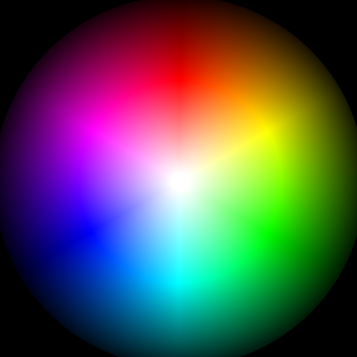
#> input picture assignment1/colorwheel.png, 357 x 357 px
$ jupyter execute RichardSussan_assignment1.ipynb
#> lines starting #> are read from the running program, lines starting #| are printed output that depends on the picture; after the words box and inside, x2 and y2 are one past the last pixel; in counts of white or black regions, pixels touching at a corner belong together
Assignment#1
Richard Sussan

[cell 1]
from skimage import data, io, filters
from skimage.io import imsave
from skimage.draw import polygon
import numpy as np

[cell 2]
image = io.imread('colorwheel.png')
#> image is the input picture: shape (357, 357, 3); mean R, G, B 81.6, 81.8, 81.6

# using filled polygon to create the E
poly = np.array((
    (100, 100),
    (100, 230),
    (125, 230),
    (125, 125),
    (175, 125),
    (175, 200),
    (200, 200),
    (200, 125),
    (250, 125),
    (250, 230),
    (275, 230),
    (275, 100),
    (100, 100),
))
rr, cc = polygon(poly[:, 0], poly[:, 1], image.shape)
#> rr = 11986 values from 100 to 275
image[rr, cc, :] = [0,255,255]
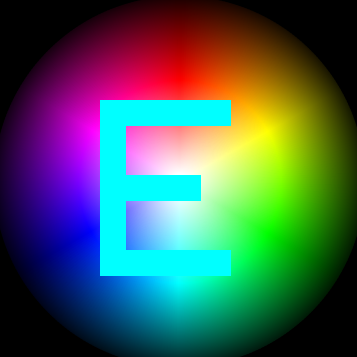
#> image: shape (357, 357, 3); 9.4% of pixels changed, all inside (x1, y1, x2, y2) = (100, 100, 231, 276)

# show the image
io.imshow(image)
imsave("colorwheel_with_e.jpeg", image)
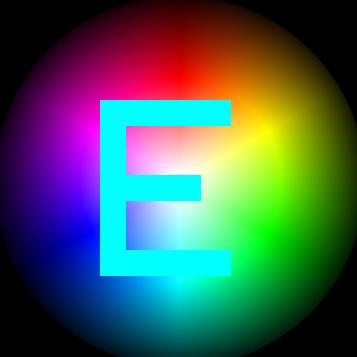
#> saved as colorwheel_with_e.jpeg: shape (357, 357, 3); mean R, G, B 67.1, 93, 86
